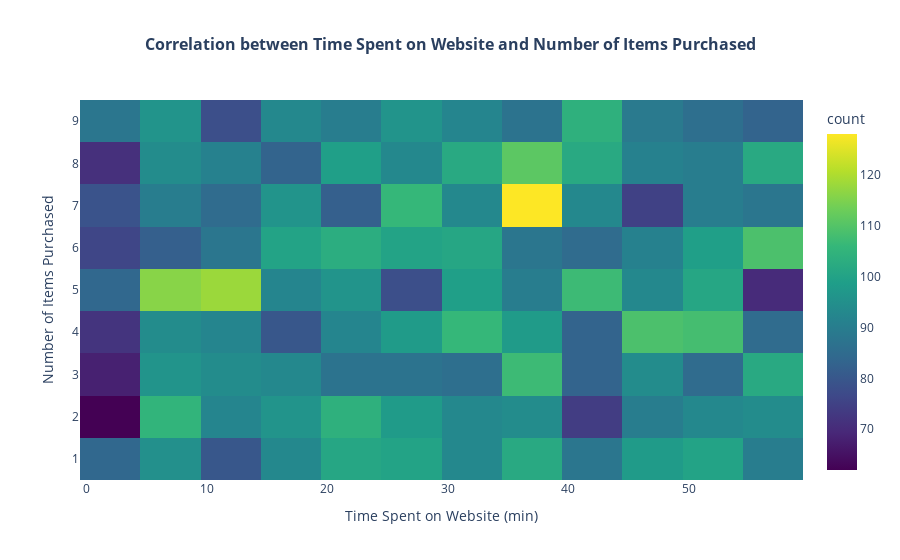

Source (notebook cell):
### Code cell
# Correlation Analysis
correlation_time_item=df['Time Spent on Website (min)'].corr(df['Number of Items Purchased'])
correlation_time_purchase = df['Time Spent on Website (min)'].corr(df['Purchase Amount ($)'])
print("correlation beetween time spend on website and purchase amount:", correlation_time_item)
print("Correlation between time spent on website and number of items purchased:",correlation_time_purchase )
# Visualizing the correlation between time spent on website and number of items purchased
hex = px.density_heatmap(
    df,
    x='Time Spent on Website (min)', 
    y='Number of Items Purchased', 
    color_continuous_scale='Viridis',
    title='Correlation between Time Spent on Website and Number of Items Purchased'
)
hex.update_traces(
    marker=dict(
        size=10,
        line=dict(width=1, color='DarkSlateGrey')
    ),
    selector=dict(type='scattergl')
)         
hex.update_layout(
    xaxis_title='Time Spent on Website (min)',
    yaxis_title='Number of Items Purchased',
    title_font=dict(size=16, weight='bold'),
    title_x=0.5
) 
hex.show()  # Show the heatmap

### Figure 1 — Plotly figure (JSON) as saved in the notebook; plotly's stock layout.template omitted (floating-point values rounded to 4 significant figures; data arrays with more than 128 entries replaced by an {"elided": "..."} marker saying what was removed)
{"data": [{"coloraxis": "coloraxis", "hovertemplate": "Time Spent on Website (min)=%{x}<br>Number of Items Purchased=%{y}<br>count=%{z}<extra></extra>", "name": "", "type": "histogram2d", "x": {"elided": "10000 int values"}, "xaxis": "x", "xbingroup": "x", "y": {"elided": "10000 int values"}, "yaxis": "y", "ybingroup": "y"}], "layout": {"coloraxis": {"colorbar": {"title": {"text": "count"}}, "colorscale": [[0, "#440154"], [0.1111, "#482878"], [0.2222, "#3e4989"], [0.3333, "#31688e"], [0.4444, "#26828e"], [0.5556, "#1f9e89"], [0.6667, "#35b779"], [0.7778, "#6ece58"], [0.8889, "#b5de2b"], [1, "#fde725"]]}, "legend": {"tracegroupgap": 0}, "title": {"font": {"size": 16, "weight": "bold"}, "text": "Correlation between Time Spent on Website and Number of Items Purchased", "x": 0.5}, "xaxis": {"anchor": "y", "domain": [0, 1], "title": {"text": "Time Spent on Website (min)"}}, "yaxis": {"anchor": "x", "domain": [0, 1], "title": {"text": "Number of Items Purchased"}}}}
